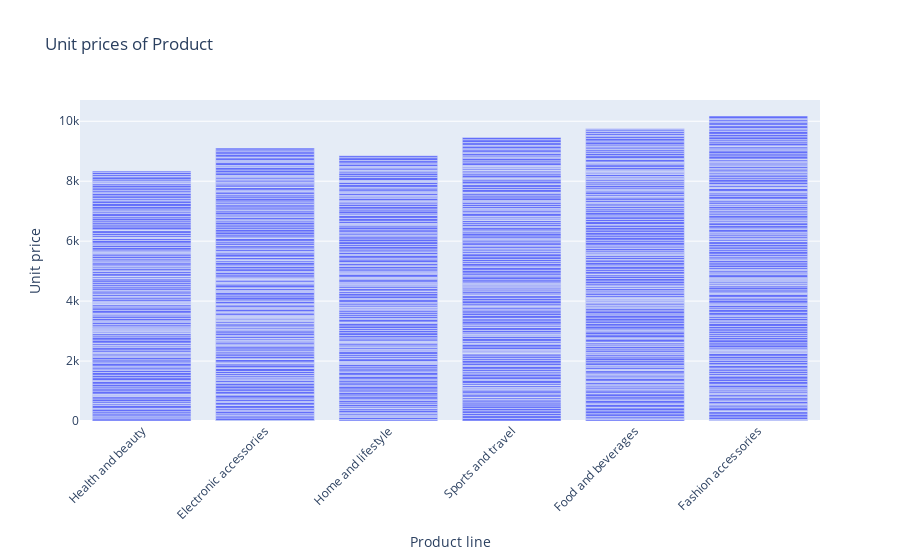

Here is the notebook cell this chart was saved with:
### Code cell
fig = px.bar(df,x='Product line',y='Unit price',title='Unit prices of Product')
fig.update_layout(uniformtext_minsize=8 , xaxis_tickangle=-45)

### Figure 1 — Plotly figure (JSON) as saved in the notebook; plotly's stock layout.template omitted (floating-point values rounded to 4 significant figures; data arrays with more than 128 entries replaced by an {"elided": "..."} marker saying what was removed)
{"data": [{"alignmentgroup": "True", "hovertemplate": "Product line=%{x}<br>Unit price=%{y}<extra></extra>", "legendgroup": "", "marker": {"color": "#636efa", "pattern": {"shape": ""}}, "name": "", "offsetgroup": "", "orientation": "v", "showlegend": false, "textposition": "auto", "type": "bar", "x": {"elided": "1000 str values"}, "xaxis": "x", "y": {"elided": "1000 float values"}, "yaxis": "y"}], "layout": {"barmode": "relative", "legend": {"tracegroupgap": 0}, "title": {"text": "Unit prices of Product"}, "uniformtext": {"minsize": 8}, "xaxis": {"anchor": "y", "domain": [0, 1], "tickangle": -45, "title": {"text": "Product line"}}, "yaxis": {"anchor": "x", "domain": [0, 1], "title": {"text": "Unit price"}}}}
